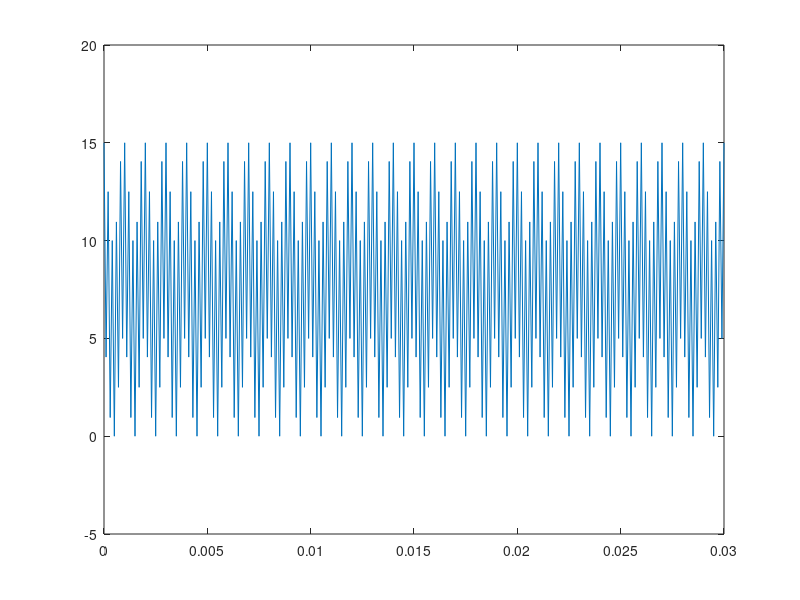

MATLAB code to generate this figure: (Note: this script raises an error after producing the figure.)

f_0 = 1000;
msef = [];
f_s = 10*f_0:10*1000:50*f_0;
L = [4 8 16 32];
for p = 1:1:length(f_s)
    for q = 2:1:length(L)
        t = 0:1/f_s(p):30/f_0;
        
        
        
        inp = 5 + 5*cos(2*pi*f_0*t);
        inp_original_copy = inp;
        
        for i=2:1:length(inp)
            inp(i) = inp(i) - inp(i-1);
        end
        inp = inp + 5;
        plot(t,inp);
        hold on;
        x = [];
        xbin = [];
        
        delta = (max(inp)-min(inp))/L(q);
        for i = 1:1:length(t)
            x = [x myQuantize2(inp(i),0, 15, delta)];
            
            %xbin = [xbin dec2bin(x(i),q+1)];
        end
        
        for i = 1:1:length(x)
            if(x(i)-delta/2 <= 0)
                x(i) =  0;
            else
                x(i) = floor((x(i)-delta/2)/delta);
            end
        end
        xbin = [];
        for i = 1:1:length(x)
            v = dec2bin(x(i),q);
            for j = 1:1:length(v)
                xbin = [xbin,str2num(v(j))];
            end
        end
        tsig = zeros(1,length(xbin));
        for i = 1:1:length(xbin)
            if xbin(i)==1
               tsig(i) = 1;
            else
                tsig(i) = -1;
            end
        end
        
        r = tsig + 1/sqrt(2)*10^(-20/20) * randn(1,length(tsig));
        
        for j = 1:1:length(r)
            if r(j)>0
                r(j)=1;
            else
                r(j)=0;
            end
        end

        y = [];
        for i = 1:q+1:length(r)
            y(floor(i/(q+1))+1) = todecimal(r(i:i+q));
        end

        req = requant(y,delta);

        %recon = zeros(1,length(req));
        recon = req;
        %-Linear-interpolation------

        recon(1) = req(1);
        for i = 2:1:length(recon)
            recon(i) = (req(i-1)+req(i))/2;
        end
        
        for i = 2:1:length(recon)
           recon(i) = recon(i) + recon(i-1); 
        end
        %plot(t,recon,'r');
        hold off;
        msef = [msef (sum((recon-inp_original_copy).^2))/length(recon)];
    end
end

f2 = figure(2);
plot(L,msef(1:4));
hold on;
plot(L,msef(5:8),'r');
plot(L,msef(9:12),'k');
plot(L,msef(13:16),'g');
plot(L,msef(17:20),'c');
xlabel('L(Quantization levels)');
ylabel('MSE');
xlim([4,32]);
title("MSE vs L for different f_{s}")
legend('$f_{s} = 10 f_{0}$','$f_{s} = 20 f_{0}$','$f_{s} = 30 f_{0}$','$f_{s} = 40 f_{0}$','$f_{s} = 50 f_{0}$','interpreter','latex');
hold off;

f3 = figure(3);
msef2 = reshape(msef,[],5);
plot(f_s,msef2(1,:));
hold on;
plot(f_s,msef2(2,:),'r');
plot(f_s,msef2(3,:),'k');
plot(f_s,msef2(4,:),'g');
xlabel('$f_{s} Hz$','interpreter','latex');
ylabel('MSE');
legend('$L = 4$','$L = 8$','$L = 16$','$L = 32$','interpreter','latex');
title("MSE vs f_{s} for different quantization levels");
hold off;